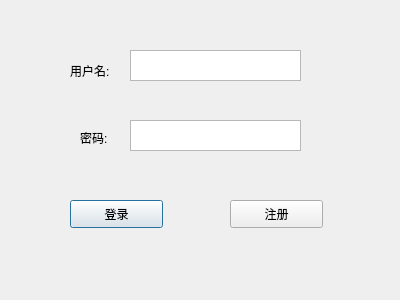
<?xml version="1.0" encoding="UTF-8"?>
<ui version="4.0">
 <class>Dialog</class>
 <widget class="QDialog" name="Dialog">
  <property name="geometry">
   <rect>
    <x>0</x>
    <y>0</y>
    <width>400</width>
    <height>300</height>
   </rect>
  </property>
  <property name="windowTitle">
   <string>登陆界面</string>
  </property>
  <widget class="QLabel" name="label">
   <property name="geometry">
    <rect>
     <x>70</x>
     <y>60</y>
     <width>81</width>
     <height>21</height>
    </rect>
   </property>
   <property name="text">
    <string>用户名:</string>
   </property>
  </widget>
  <widget class="QLabel" name="label_2">
   <property name="geometry">
    <rect>
     <x>80</x>
     <y>130</y>
     <width>72</width>
     <height>15</height>
    </rect>
   </property>
   <property name="text">
    <string>密码:</string>
   </property>
  </widget>
  <widget class="QTextEdit" name="textEdit">
   <property name="geometry">
    <rect>
     <x>130</x>
     <y>50</y>
     <width>171</width>
     <height>31</height>
    </rect>
   </property>
  </widget>
  <widget class="QTextEdit" name="textEdit_2">
   <property name="geometry">
    <rect>
     <x>130</x>
     <y>120</y>
     <width>171</width>
     <height>31</height>
    </rect>
   </property>
  </widget>
  <widget class="QPushButton" name="pushButton">
   <property name="geometry">
    <rect>
     <x>70</x>
     <y>200</y>
     <width>93</width>
     <height>28</height>
    </rect>
   </property>
   <property name="text">
    <string>登录</string>
   </property>
  </widget>
  <widget class="QPushButton" name="pushButton_2">
   <property name="geometry">
    <rect>
     <x>230</x>
     <y>200</y>
     <width>93</width>
     <height>28</height>
    </rect>
   </property>
   <property name="text">
    <string>注册</string>
   </property>
  </widget>
 </widget>
 <resources/>
 <connections/>
</ui>
